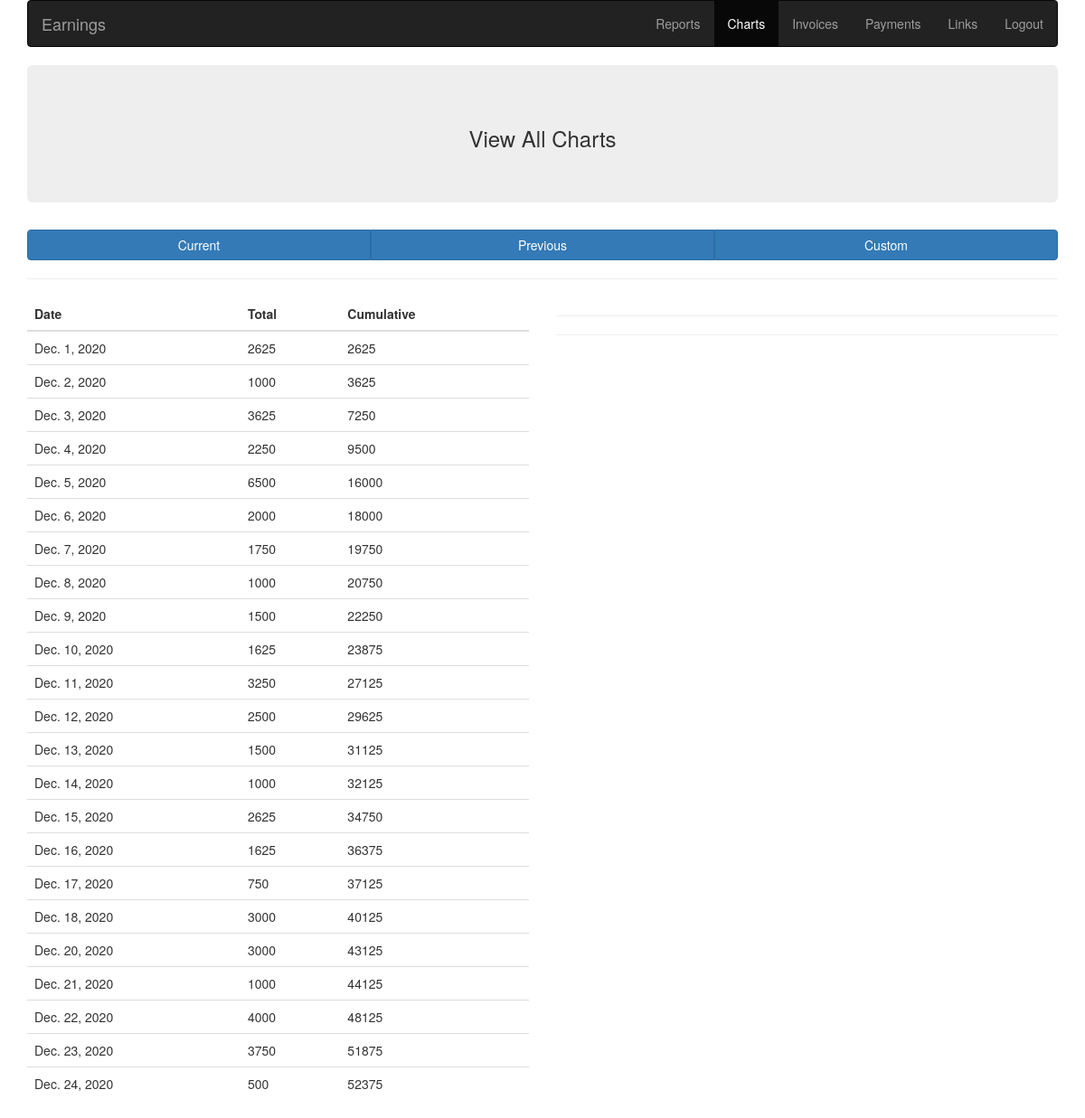
Screenshot of /charts/1/ with the database file from the repository.
### reports/models.py (models this page shows, shortened)
class Class(models.Model):
    student = models.CharField(max_length=30)
    date = models.DateField()
    start_time = models.TimeField()
    end_time = models.TimeField()
    subject = models.CharField(max_length=30)
    topic = models.CharField(max_length=60)
    homework = models.CharField(max_length=60, default='None')
    brought_over = models.CharField(max_length=60, default='No')
    remarks = models.CharField(max_length=100, default="None")
    duration = models.FloatField()
    payout = models.IntegerField()

### charts/views.py (the view)
# urls.py: 2. Add a URL to urlpatterns:  path('', views.home, name='home')
def home(request, tab_id):
    if tab_id in (1,2):
        start_date, end_date = rviews.get_dates(tab_id)
    else:
        start_date, end_date = request.POST["modal_start_date"], request.POST["modal_end_date"]
    classes = Class.objects.filter(
        date__gte=start_date,
        date__lte=end_date
    ).order_by("date", "start_time")
    day_totals = get_day_totals(classes)
    charts_date, charts_day_totals, charts_cum_totals = get_for_chart(day_totals)
    charts_students, charts_stu_totals = get_student_wise(classes)
    context = {
        "day_totals": day_totals,
        "charts_date": charts_date,
        "charts_day_totals" : charts_day_totals,
        "charts_cum_totals" : charts_cum_totals,
        "students": charts_students,
        "chart_student_totals" : charts_stu_totals
    }
    return render(request, 'charts/home.html', context)

### charts/views.py (called while the page is built)
def get_day_totals(classes):
    d_wise = {}
    for c in classes:
        if c.date in d_wise:
            d_wise[c.date][0] += c.payout
        else:
            d_wise[c.date] = []
            d_wise[c.date].append(c.payout)
    cum = 0
    for day in d_wise:
        cum += d_wise[day][0]
        d_wise[day].append(cum)
    return d_wise

def get_for_chart(day_totals):
    dates = []
    d_t = []
    d_c = []
    for key in day_totals:
        dates.append(f"{key.strftime('%d')} {key.strftime('%b')}")
        d_t.append(day_totals[key][0])
        d_c.append(day_totals[key][1])
    return dates, d_t, d_c

def get_student_wise(classes):
    s_wise = {}
    for c in classes:
        if c.student in s_wise:
            s_wise[c.student] += c.payout
        else:
            s_wise[c.student] = c.payout
    s_wise = {k: v for k, v in sorted(s_wise.items(), key=lambda item: item[1], reverse=True)}
    return list(s_wise.keys()), list(s_wise.values())

### reports/views.py (called while the page is built, shortened)
def get_dates(tab_id):
    if tab_id == 1:
        start_date = datetime.now().replace(day=1)
        month = int(datetime.now().strftime("%m"))
        if month in [1, 3, 5, 7, 8, 10, 12]:
            last_date = 31
        elif month in [4, 6, 9, 11]:
            last_date = 30
        else:
            if datetime.now().year % 4 == 0:  # not checking for century years
                last_date = 29
            else:
                last_date = 28
        end_date = datetime.now().replace(day=last_date)
        return start_date, end_date

### charts/templates/charts/home.html (shortened to what this page needs)
<!DOCTYPE html>
<html lang="en">
<head>
    {% load static %}
  <link rel="stylesheet" href="https://maxcdn.bootstrapcdn.com/bootstrap/3.4.1/css/bootstrap.min.css">
</head>
<body>
    <div class="container">
        <nav class="navbar navbar-inverse">
          <div class="container-fluid">
            <div class="navbar-header">
              <a class="navbar-brand" href="{% url 'landing' %}">Earnings</a>
            </div>
            <ul class="nav navbar-nav navbar-right">
              <li><a href="{% url 'dashboard' 1%}">Reports</a></li>
              <li class="active"><a href="#">Charts</a></li>
              <li><a href="{% url 'invoices_home' %}">Invoices</a></li>
              <li><a href="{% url 'payments' %}">Payments</a></li>
              <li><a href="{% url 'links' %}">Links</a></li>
              <li><a href="{% url 'logout' %}">Logout</a></li>
            </ul>
          </div>
        </nav>
        <div class="jumbotron text-center">
            <h3>View All Charts </h3>
        </div>
        <div class="btn-group btn-group-justified">
                <a href="{% url 'charts' 1 %}" class="btn btn-primary">Current</a>
                <a href="{% url 'charts' 2 %}" class="btn btn-primary">Previous</a>
                <a href="{% url 'charts' 3 %}" class="btn btn-primary"
                   data-toggle = "modal"
                   data-target="#exampleModal">Custom</a>
            </div>
        <hr>
    </div>
    <div class="container">
        <div class="row">
            <div class="col-md-6">
                <div class="table-responsive">
                  <table class="table table-hover">
                    <thead>
                      <tr>
                        <th>Date</th>
                        <th>Total</th>
                        <th>Cumulative</th>
                      </tr>
                    </thead>
                    <tbody>
                    {% for key, value in day_totals.items %}
                      <tr>
                        <td>{{key}}</td>
                          {% for v in value %}
                            <td>{{v}}</td>
                          {% endfor %}
                      </tr>
                    {% endfor %}
                    </tbody>
                  </table>
              </div>
            </div>
            <div class="col-md-6">
                <hr>
                <hr>
            </div>
        </div>
    </div>
</body>
</html>

### rows the page displays
Class: day_totals "Dec. 1, 2020"
Class: day_totals "Dec. 2, 2020"
Class: day_totals "Dec. 3, 2020"
Class: day_totals "Dec. 4, 2020"
Class: day_totals "Dec. 5, 2020"
Class: day_totals "Dec. 6, 2020"
Class: day_totals "Dec. 7, 2020"
Class: day_totals "Dec. 8, 2020"
Class: day_totals "Dec. 9, 2020"
Class: day_totals "Dec. 10, 2020"
Class: day_totals "Dec. 11, 2020"
Class: day_totals "Dec. 12, 2020"
Class: day_totals "Dec. 13, 2020"
Class: day_totals "Dec. 14, 2020"
Class: day_totals "Dec. 15, 2020"
Class: day_totals "Dec. 16, 2020"
Class: day_totals "Dec. 17, 2020"
Class: day_totals "Dec. 18, 2020"
Class: day_totals "Dec. 20, 2020"
Class: day_totals "Dec. 21, 2020"
Class: day_totals "Dec. 22, 2020"
Class: day_totals "Dec. 23, 2020"
Class: day_totals "Dec. 24, 2020"

### other values shown
{{ v }} "2625" "2625" "1000" "3625" "3625" "7250" "2250" "9500" "6500" "16000" "2000" "18000" "1750" "19750" "1000" "20750" "1500" "22250" "1625" "23875" "3250" "27125" "2500" "29625" "1500" "31125" "1000" "32125" "2625" "34750" "1625" "36375" "750" "37125" "3000" "40125" "3000" "43125" "1000" "44125" "4000" "48125" "3750" "51875" "500" "52375"
